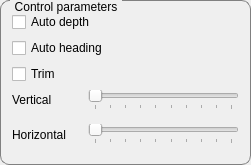
  <widget class="QGroupBox" name="gainsBox">
   <property name="geometry">
    <rect>
     <x>10</x>
     <y>50</y>
     <width>251</width>
     <height>165</height>
    </rect>
   </property>
   <property name="styleSheet">
    <string notr="true">QGroupBox {
    border: 1px solid gray;
    border-radius: 9px;
    margin-top: 0.5em;
}

QGroupBox::title {
    subcontrol-origin: margin;
    left: 10px;
    padding: 0 3px 0 3px;
}

</string>
   </property>
   <property name="title">
    <string>Control parameters</string>
   </property>
   <layout class="QGridLayout" name="gridLayout_3">
    <item row="0" column="0" colspan="4">
     <widget class="QCheckBox" name="autodepth_checkBox">
      <property name="text">
       <string>Auto depth</string>
      </property>
     </widget>
    </item>
    <item row="1" column="0" colspan="4">
     <widget class="QCheckBox" name="autoheading_checkBox">
      <property name="text">
       <string>Auto heading</string>
      </property>
     </widget>
    </item>
    <item row="2" column="0">
     <widget class="QCheckBox" name="trim_checkBox">
      <property name="text">
       <string>Trim</string>
      </property>
     </widget>
    </item>
    <item row="5" column="3" rowspan="3">
     <widget class="QSlider" name="horiz_gainSlider">
      <property name="minimum">
       <number>1</number>
      </property>
      <property name="maximum">
       <number>10</number>
      </property>
      <property name="value">
       <number>1</number>
      </property>
      <property name="sliderPosition">
       <number>1</number>
      </property>
      <property name="orientation">
       <enum>Qt::Horizontal</enum>
      </property>
      <property name="tickPosition">
       <enum>QSlider::TicksBelow</enum>
      </property>
      <property name="tickInterval">
       <number>1</number>
      </property>
     </widget>
    </item>
    <item row="6" column="0">
     <widget class="QLabel" name="horiz_gainLabel">
      <property name="text">
       <string>Horizontal </string>
      </property>
     </widget>
    </item>
    <item row="4" column="0">
     <widget class="QLabel" name="vert_gainLabel">
      <property name="text">
       <string>Vertical</string>
      </property>
     </widget>
    </item>
    <item row="4" column="3">
     <widget class="QSlider" name="vert_gainSlider">
      <property name="minimum">
       <number>1</number>
      </property>
      <property name="maximum">
       <number>10</number>
      </property>
      <property name="value">
       <number>1</number>
      </property>
      <property name="sliderPosition">
       <number>1</number>
      </property>
      <property name="orientation">
       <enum>Qt::Horizontal</enum>
      </property>
      <property name="tickPosition">
       <enum>QSlider::TicksBelow</enum>
      </property>
      <property name="tickInterval">
       <number>1</number>
      </property>
     </widget>
    </item>
   </layout>
  </widget>
